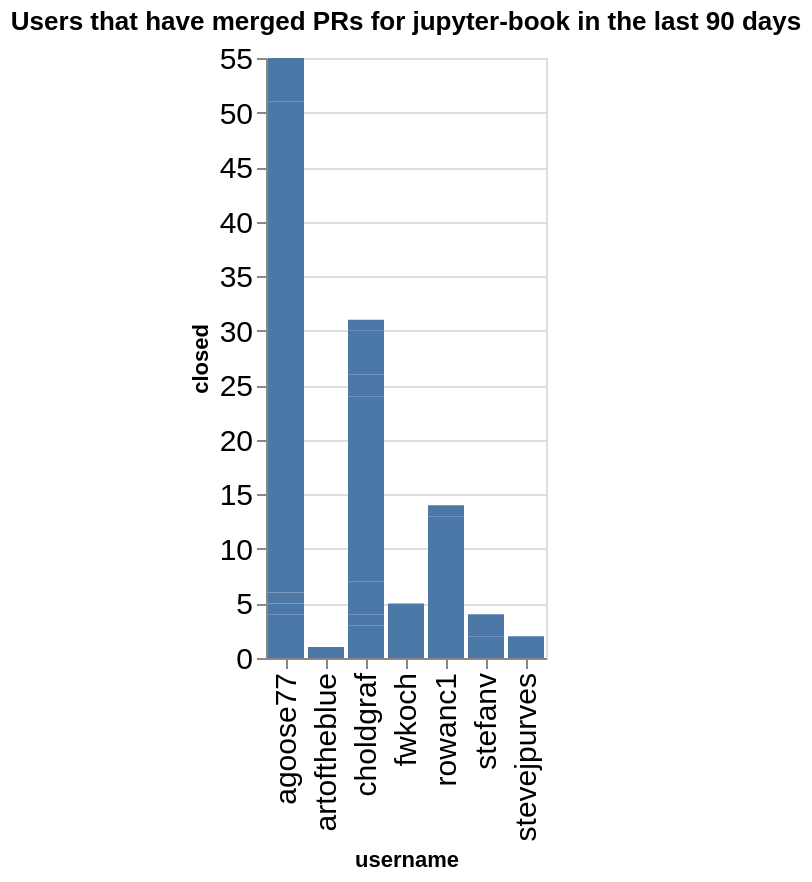

The notebook cell saved with this chart:
### Code cell
charts = []
title = f"Users that have merged PRs for {github_org} in the last {n_days} days"
ch = alt.Chart(data=closed_by_repo.replace(np.nan, 0), title=title).mark_bar().encode(
    x='username',
    y='closed',
)
ch

### Figure 1 — Vega-Lite specification as saved in the notebook (floating-point values rounded to 4 significant figures)
{"config": {"axisLeft": {"labelFontSize": 15}, "axisBottom": {"labelFontSize": 15}}, "data": {"name": "data-71b50c785fa985dcca9ab4890ba40088"}, "mark": {"type": "bar"}, "encoding": {"x": {"field": "username", "type": "nominal"}, "y": {"field": "closed", "type": "quantitative"}}, "title": "Users that have merged PRs for jupyter-book in the last 90 days", "$schema": "https://vega.github.io/schema/vega-lite/v5.20.1.json", "datasets": {"data-71b50c785fa985dcca9ab4890ba40088": [{"name": "blog", "username": "agoose77", "closed": 4}, {"name": "example-landing-pages", "username": "agoose77", "closed": 1}, {"name": "example-landing-pages", "username": "choldgraf", "closed": 1}, {"name": "jupyter-book", "username": "agoose77", "closed": 1}, {"name": "jupyter-book", "username": "choldgraf", "closed": 2}, {"name": "myst-spec", "username": "choldgraf", "closed": 1}, {"name": "myst-theme", "username": "agoose77", "closed": 16}, {"name": "myst-theme", "username": "choldgraf", "closed": 3}, {"name": "myst-theme", "username": "rowanc1", "closed": 1}, {"name": "myst-theme", "username": "stefanv", "closed": 2}, {"name": "myst-theme", "username": "stevejpurves", "closed": 1}, {"name": "mystmd", "username": "agoose77", "closed": 29}, {"name": "mystmd", "username": "artoftheblue", "closed": 1}, {"name": "mystmd", "username": "choldgraf", "closed": 17}, {"name": "mystmd", "username": "fwkoch", "closed": 5}, {"name": "mystmd", "username": "rowanc1", "closed": 12}, {"name": "mystmd", "username": "stefanv", "closed": 2}, {"name": "mystmd", "username": "stevejpurves", "closed": 1}, {"name": "mystmd.org", "username": "agoose77", "closed": 3}, {"name": "mystmd.org", "username": "choldgraf", "closed": 2}, {"name": "mystmd.org", "username": "rowanc1", "closed": 1}, {"name": "team-compass", "username": "agoose77", "closed": 1}, {"name": "team-compass", "username": "choldgraf", "closed": 4}, {"name": "thebe", "username": "choldgraf", "closed": 1}]}}
